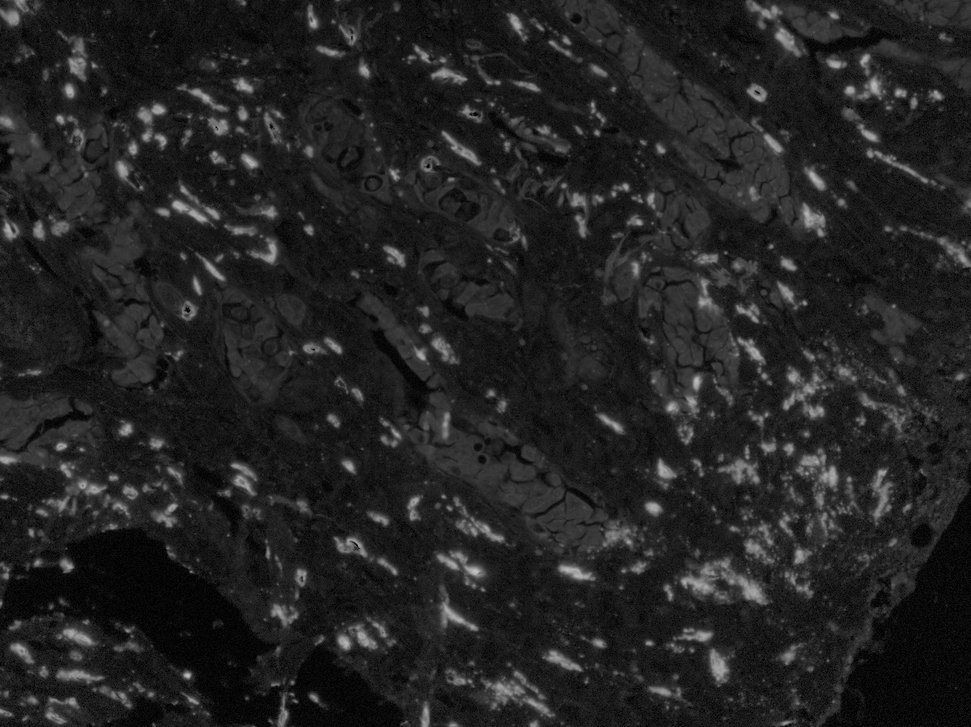
#> input picture dataset/opal_520.png, 971 x 727 px, shrunk from 1336 x 1000 before the run; its folder holds 4 pictures in this run
$ jupyter execute IsingModel.ipynb   (shell and % lines are left out)   (older library calls are emulated)
#> lines starting #> are read from the running program, lines starting #| are printed output that depends on the picture; after the words box and inside, x2 and y2 are one past the last pixel; in counts of white or black regions, pixels touching at a corner belong together
## Natural Computing project
by Loes van Bemmel, Jurriaan ten Brinke and Merel Witsenboer

[cell 1]
from __future__ import division
import os
from PIL import Image
import numpy as np
from scipy.misc import imsave
import numpy as np
from numpy.random import rand
import matplotlib.pyplot as plt
#import time
from IPython import display
from random import randint
from sklearn.mixture import GaussianMixture
from scipy.optimize import fsolve
from sklearn.metrics import confusion_matrix
from sklearn.utils.multiclass import unique_labels
from sklearn.metrics import accuracy_score

[cell 2]
#parameters
threshold = 75 #for binary images

xlbl = 'Threshold label' #for the confusion matrix

#patch sizes
Nx = 250
Ny = 250

[cell 3]
imageFiles=[]
imageArrays=[]
for imgfile in os.listdir('dataset'):
    if imgfile.endswith('.png'):
        imageFiles.append(imgfile)
for imgfile in imageFiles:
    image=Image.open('dataset/'+imgfile).convert("L")
#> image is the input picture: PIL image 971x727 L; min 0, max 194, mean 34.9
    imageArrays.append(np.array(image))

def binaryThresholding(image, threshold): #index in the imageArrays-list, threshold value between 0-255
#> called with threshold = 75
    binary = image.copy()
    for i in range(len(image)):
        for j in range(len(image[0])):
            if image[i][j] > threshold:
                binary[i][j] = 255
            else:
                binary[i][j] = 0
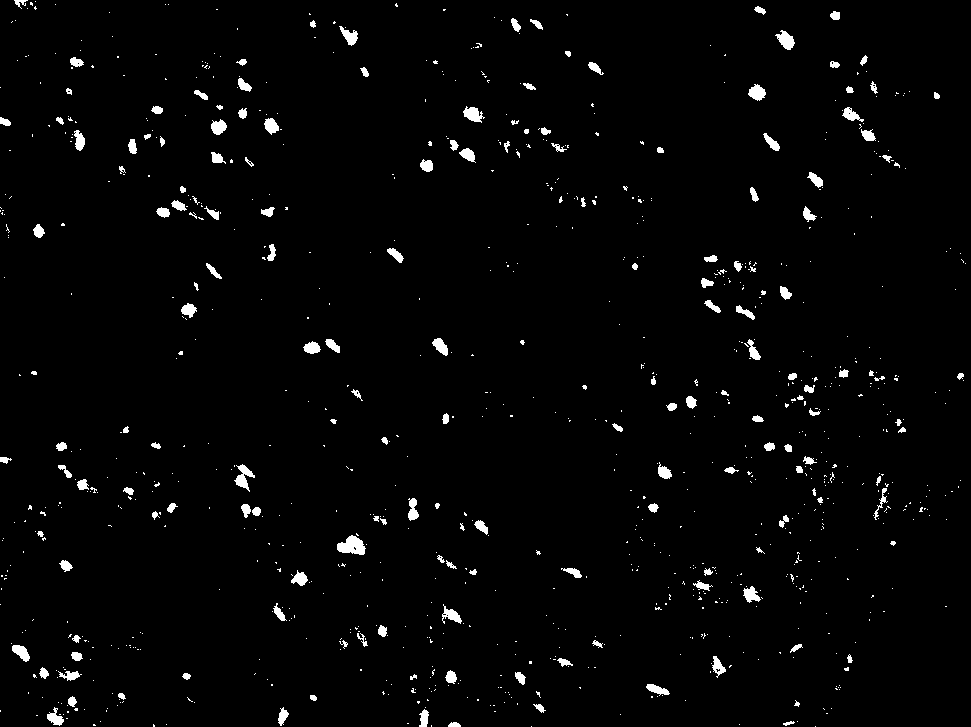
#> binary: shape (727, 971); 2.2% white; 969 white regions (794 under 20 px), largest, box (x1, y1, x2, y2) and area: (337, 535, 366, 555) 375, (234, 464, 255, 492) 247, (775, 30, 795, 50) 221
    return binary

# [5 lines left out: function saveArrayImage, not called in this run]

image = imageArrays[1] #dit is opal_540.png
label = binaryThresholding(image, threshold)
annot = Image.open('annotated/opal_540_annotated.png')
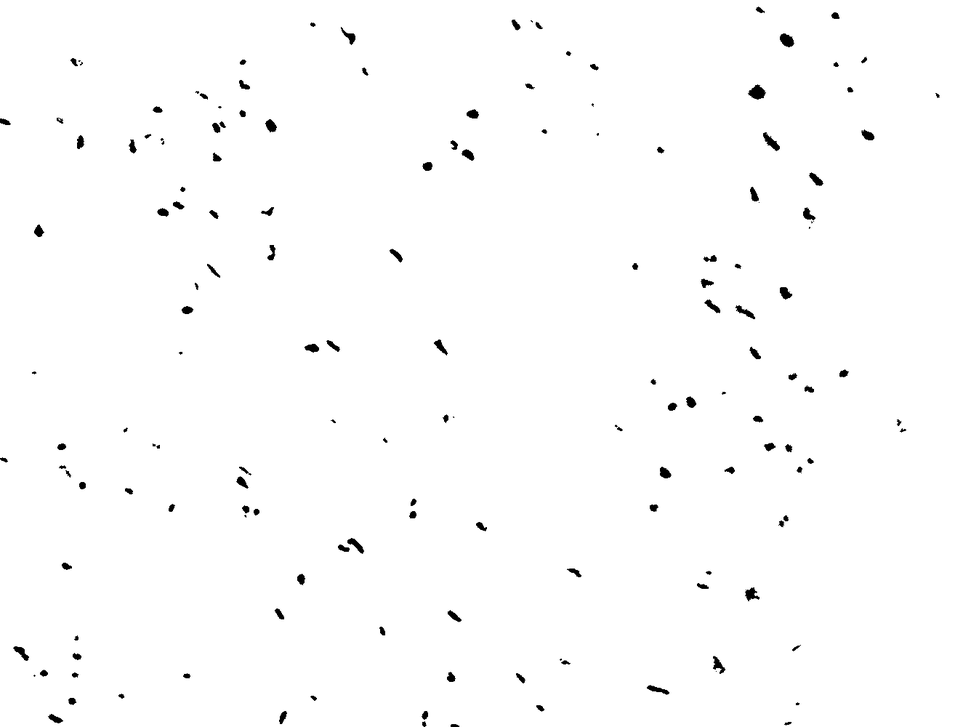
#> input picture annotated/opal_540_annotated.png, 971 x 727 px, shrunk from 1336 x 1000 before the run
#> annot is the input picture: PIL image 971x727 RGB; min 0, max 255, mean 252.6
annot = (255 - np.array(annot))[:,:,0]
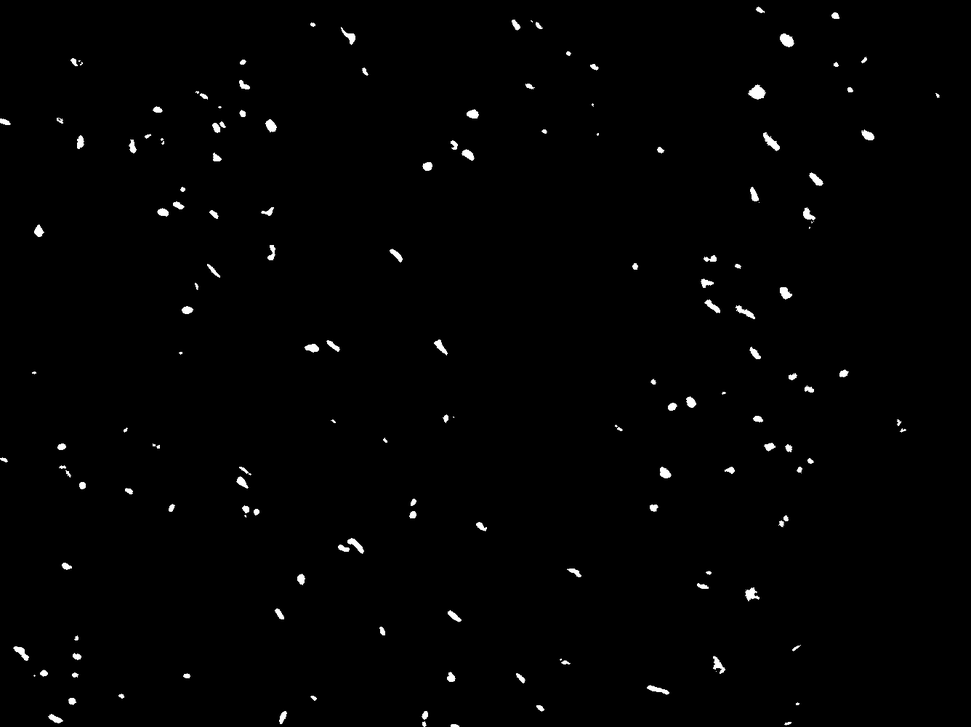
#> annot: shape (727, 971); min 0, max 255, mean 2.4

[cell 4]
#print them!
plt.imshow(image)
#> (this line was passed over: IPython is not available in this run)
plt.show()
plt.imshow(label)
#> (this line was passed over: IPython is not available in this run)
plt.show()
plt.imshow(annot)
#> (this line was passed over: IPython is not available in this run)
plt.show()

[cell 5]
class PatchExtractor2:
    #returns the patch, the corresponding thresholded patch and the annotated patch

    def __init__(self, patch_size):
        self.patch_size = patch_size

    def get_patch(self, image, thresholded, annotated):
        '''
        Get a patch of patch_size from input image, along with corresponding label map.
        This function works with image size >= patch_size, and pick random location of the patch inside the image.
        (Possibly) return a flipped version of the image and corresponding label.

        image: a numpy array representing the input image
        label: a numpy array representing the thresholded image of the input image
        annotated: a numpy array representing the annotated image
        '''

        # pick a random location
        dims = image.shape
#> dims = (727, 971)
        r = randint(0, dims[0]-self.patch_size[0])
#> r = 432
        c = randint(0, dims[1]-self.patch_size[1])
#> c = 394

        patch = image[r:r+self.patch_size[0], c:c+self.patch_size[1]]
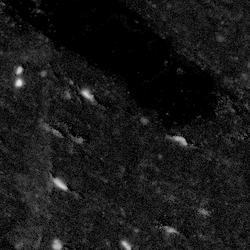
#> patch: shape (250, 250); min 0, max 225, mean 24.2
        target = thresholded[r:r+self.patch_size[0], c:c+self.patch_size[1]].reshape(self.patch_size[0], self.patch_size[1])
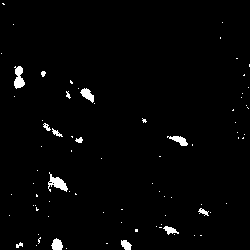
#> target: shape (250, 250); 1.9% white; 80 white regions (66 under 20 px), largest, box (x1, y1, x2, y2) and area: (48, 172, 68, 192) 180, (14, 66, 25, 89) 165, (80, 88, 94, 103) 112
        annot = annotated[r:r+self.patch_size[0], c:c+self.patch_size[1]].reshape(self.patch_size[0], self.patch_size[1])
#> annot: shape (250, 250)

        patch_out = patch #/ 255. # normalize image intensity to range [0., 1.]
        target_out = target
        annot_out = annot

        return patch_out, target_out, annot_out

[cell 6]
#from https://scikit-learn.org/stable/auto_examples/model_selection/plot_confusion_matrix.html
# [52 lines left out: function plot_confusion_matrix, not called in this run]

[cell 7]
#Return the difference between the probability that the pixelvalue belongs to predclass and the probability that it belongs to the other class.
# [4 lines left out: function gaussianPredict, not called in this run]

def gaussian(x, mu, sig):
    return np.exp(-np.power(x - mu, 2.) / (2 * np.power(sig, 2.)))

[cell 8]
class Ising():
    ''' Simulating the Ising model '''
    ## monte carlo moves
    # [69 lines left out: functions mcmove, simulate, configPlot, not called in this run]
        #display.clear_output(wait=True)
        #display.display(plt.gcf())

[cell 9]
rm = Ising()

[cell 10]
#parameters
threshold = 75 #for binary images
J = 1/8 #neighbouring weight
J2 = 1.4 #pixel value weight
temp = 0.2 #change temperature, simulated annealing
msrmnt = 11 #amount of iterations..

x = np.linspace(0, 255) #all values a pixel could have
mu1 = 0 #mean of first gaussian
mu2 = 255 #mean of second gaussian
sig1 = 80 #variance of first gaussian
sig2 = 150 #variance of second gaussian

label = binaryThresholding(image, threshold)

patch_generator2 = PatchExtractor2((Nx, Ny))
patches = patch_generator2.get_patch(image, label, annot)

[cell 11]
#plot the gaussian we use for pixel value probability
g1 = gaussian(x,mu1,sig1)
g2 = gaussian(x,mu2,sig2)

plt.plot(x, g1)
#> (this line was passed over: IPython is not available in this run)
plt.plot(x, g2)
#> (this line was passed over: IPython is not available in this run)
plt.show()

[cell 12]
#true image, the thresholded label, and the annotation patches
plt.imshow(patches[0])
#> (this line was passed over: IPython is not available in this run)
plt.title('True image')
#> (this line was passed over: IPython is not available in this run)
